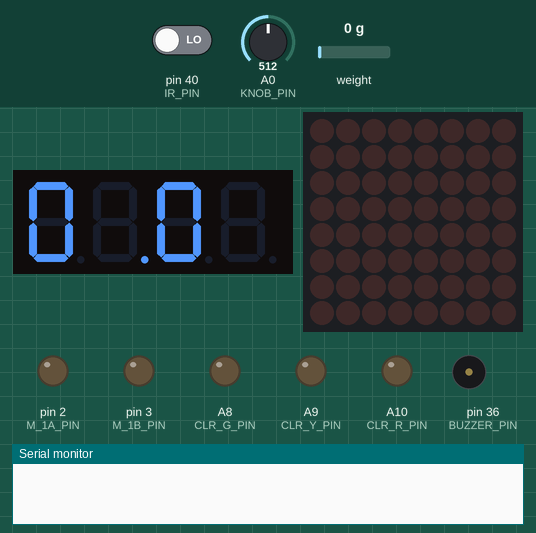
Simulated run of this sketch. Board: Arduino Mega 2560, built with avr-gcc and run on an emulated ATmega2560. On the bench: 4-digit seven-segment display, 8×8 LED matrix, output pins drawn as LEDs (lit = HIGH), buzzer (waves = sounding), the last lines printed to the serial monitor. Dashed ring = blinking. The test bench sets the inputs (shaded band); at power-on: pin 40 (IR_PIN) LOW, A0 (KNOB_PIN) = 512, weight on the scale 0 g.

Above: at 5.1 s.
5.2 s: pin 40 (IR_PIN) driven HIGH
At 6.3 s:
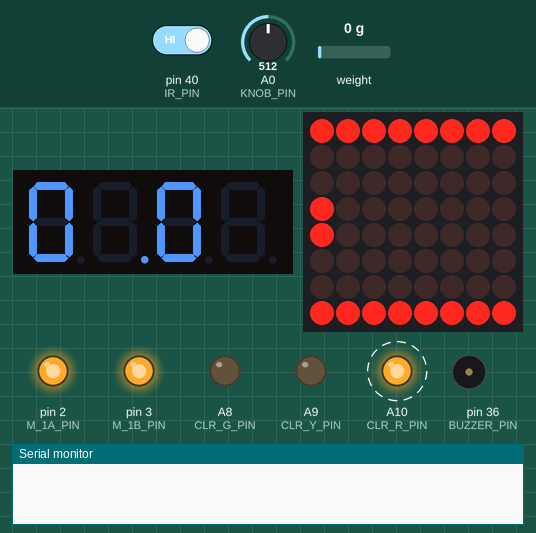
9.3 s: pin 40 (IR_PIN) driven LOW
At 10.3 s:
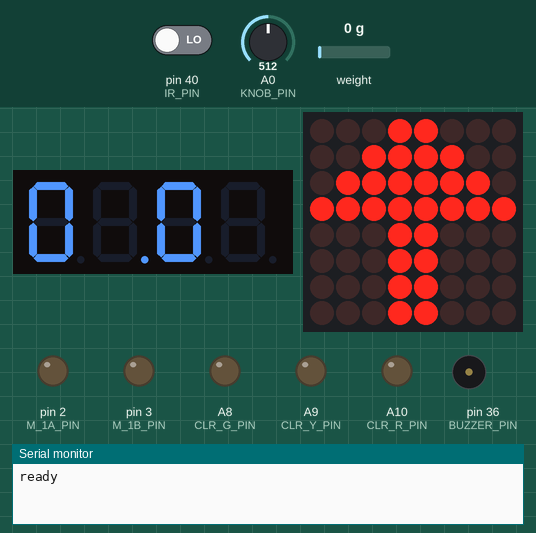
13.0 s: pin 40 (IR_PIN) driven HIGH
At 14.3 s:
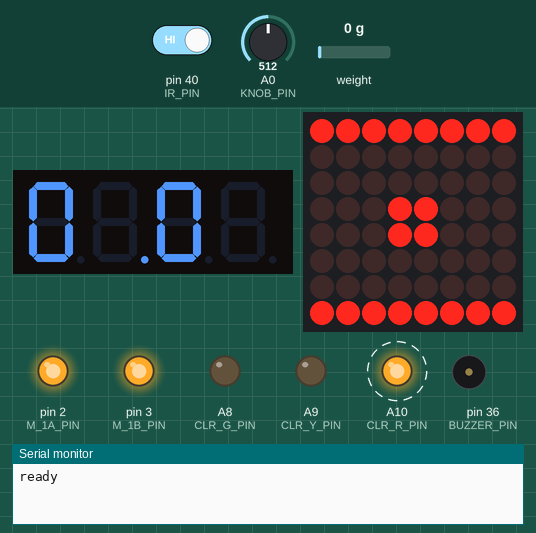
17.1 s: A0 (KNOB_PIN) set to 0
At 18.4 s:
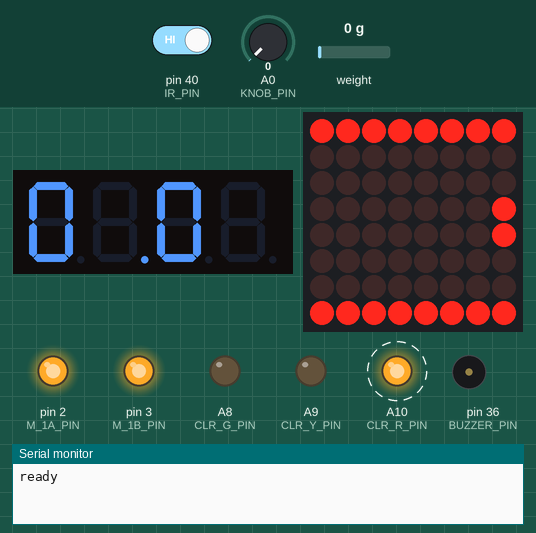
21.2 s: weight on the scale set to 4 g
At 22.4 s:
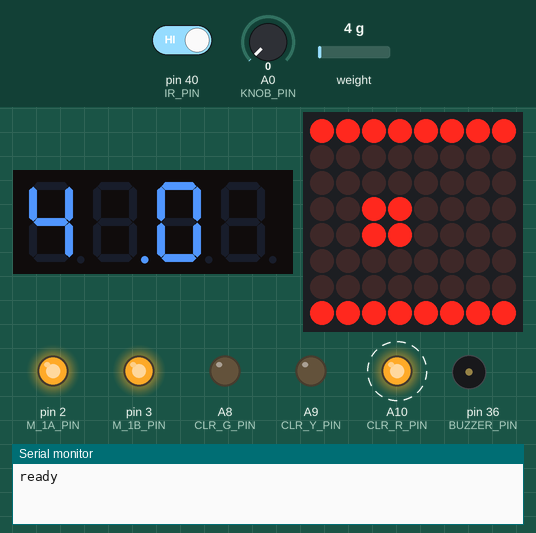
25.3 s: weight on the scale set to 7 g
At 26.5 s:
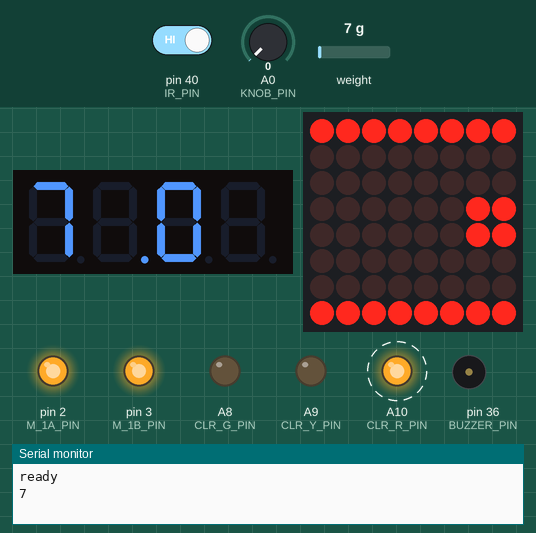
Timing chart, 0 to 30.4 s (numbered marks = the images above; inputs shaded):
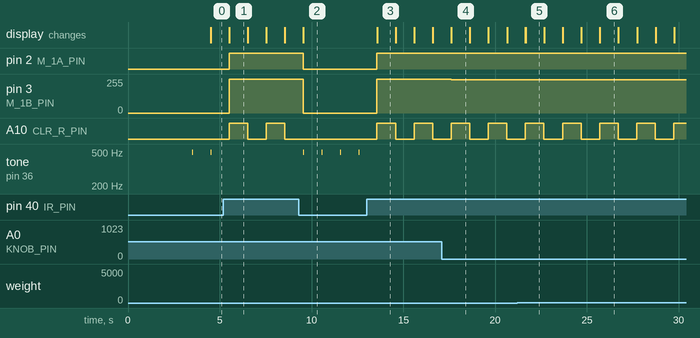

The sketch:

SmartFactoryEx3.ino
```cpp
/*****************************************************
 * SmartFactoryEx3.ino
 * 目的:
 *  測試智慧工廠範例三功能 - 透過機器人實現智慧工廠物件重量分類應用
 *  放置物件於輸送帶上,待物件到達輸送帶定位點,被紅外線感測器偵測到後,
 *  會停止輸送帶,並通知樹莓派機器人至定位點位置,夾取物件放置於重量感測器位置
 * 方法:
 *  紅外線感測器 + 8*8矩陣LED + 輸送帶模組 + 三色指示燈 + 蜂鳴器 + 旋轉電位器 + 重量感測器
 * 步驟:
 *  直接執行程式
 * 結果:
 *  1.剛開始,開啟輸送帶運轉
 *  2.三色指示燈紅燈0.5秒閃爍一次
 *  3.8*8矩陣LED顯示物件在輸送帶上傳送示意圖
 *  4.但若紅外線感測器偵測物件到達輸送帶定位點,則命輸送帶停止運轉
 *  5.發出嗶嗶嗶持續短音
 *  6.8*8矩陣LED顯示一向上箭頭符號,通知樹莓派機器人,
 *  7.待機器人取走物件後,放置於重量感測器上,則回到步驟1
 *  8.重量感測器顯示物體重量值(克)
*****************************************************/
#include "pitches.h"   //掛載矩陣LED箭頭圖形
#include <LedControl.h>//掛載矩陣LED標頭檔

#include "HX711.h"     //掛載重量感測器標頭檔
#include <Wire.h>
#include <TM1650.h>    //掛載數字顯示器標頭檔

//===== Arduino控制腳位宣告區 =================================
#define M_1A_PIN   2   //定義輸送帶方向控制腳位連接至2腳
#define M_1B_PIN   3   //定義輸送帶速度控制腳位連接至3腳
#define WH_DT_Pin  4   //定義重量感測器資料腳位連接至4腳
#define WH_SCK_Pin 5   //定義重量感測器時序腳位連接至5腳
#define BUZZER_PIN 36  //定義蜂鳴器輸出腳位連接至36腳
#define IR_PIN     40  //定義紅外線感測器腳位連接至40腳

#define LED_DIN    42  //定義矩陣LED資料腳位連接至42腳
#define LED_CS     44  //定義矩陣LED致能腳位連接至44腳
#define LED_CLK    46  //定義矩陣LED時序腳位連接至46腳

#define KNOB_PIN   A0  //定義旋轉電位器腳位連接至A0腳

#define CLR_R_PIN  A10 //定義紅色指示燈腳位連接至A10腳
#define CLR_Y_PIN  A9  //定義黃色指示燈腳位連接至A9腳
#define CLR_G_PIN  A8  //定義綠色指示燈腳位連接至A8腳


const int WH_factor = 4200; //定義重量感測器比例參數

//矩陣LED圖形
const uint64_t IMAGES[] = {
  0xff000001010000ff, 0xff000003030000ff, 0xff000006060000ff,
  0xff00000c0c0000ff, 0xff000018180000ff, 0xff000030300000ff,
  0xff000060600000ff, 0xff0000c0c00000ff, 0xff000080800000ff,
  0x18181818ff7e3c18
};
const int IMAGES_LEN = sizeof(IMAGES)/8;

//宣告矩陣LED物件
LedControl ledctrl = LedControl(LED_DIN, LED_CLK, LED_CS);
HX711 whScale;  //宣告重量感測器物件
TM1650 disp;    //宣告數字顯示器物件

//設定輸送帶前進速度(0~255)
int fwdSpeed = 10;

//設定蜂鳴器音頻
int notes[] = { NOTE_A4, NOTE_B4, NOTE_C3 };

//中斷更新時間0.5s
int delay_time = 500;
unsigned long delayStart = 0;

//事件旗標
bool isObjDetected = false;
bool delayRunning = false;
bool isNotify = false;
bool isObjTaken = false;


/************************* 初始設定 *********************/
void setup()
{
  pinMode(M_1A_PIN, OUTPUT);   //設定輸送帶M_1A_PIN為輸出接腳
  pinMode(M_1B_PIN, OUTPUT);   //設定輸送帶M_1B_PIN為輸出接腳

  pinMode(IR_PIN, INPUT);      //設定紅外線感測器IR_PIN為輸入接腳

  pinMode(BUZZER_PIN, OUTPUT); //設定蜂鳴器BUZZER_PIN為輸出接腳

  pinMode(KNOB_PIN, INPUT);    //設定旋轉電位器NOB_PIN為輸入接腳

  pinMode(CLR_R_PIN, OUTPUT);  //設定三色指示燈CLR_R為輸出接腳
  pinMode(CLR_Y_PIN, OUTPUT);  //設定三色指示燈CLR_Y為輸出接腳
  pinMode(CLR_G_PIN, OUTPUT);  //設定三色指示燈CLR_G為輸出接腳

  digitalWrite(M_1A_PIN, LOW); //設定輸送帶反向
  digitalWrite(M_1B_PIN, LOW); //設定輸送帶停止

  ledctrl.clearDisplay(0);     //矩陣LED畫面清除
  ledctrl.shutdown(0, false);
  ledctrl.setIntensity(0, 5);  //設定矩陣LED亮度

  Wire.begin();
  disp.init();                 //初始化數字顯示器物件

  whScale.begin(WH_DT_Pin,
                WH_SCK_Pin);   //初始化重量感測器物件
  whScale.set_scale(WH_factor);//設定重量感測器比例參數
  whScale.tare();              //設定重量感測器歸零
  delay(2000);                 //延遲2秒

  Serial.begin(9600);

  delayStart = millis();       //取得當前系統時間
  delayRunning = true;
}

/************************* 主程式 ***********************/
int i = 0;
int k = 0;
void loop()
{
  //輸送帶速度控制
  TunningConyVel();

  //每0.5秒執行中斷一次
  if (delayRunning && (millis()- delayStart) >= delay_time)
  {
    //重置delay時間
    delayStart += delay_time;

    //物件偵測?
    isObjDetected = IRDetect();
    if (isObjDetected == true)
    {
      if (k<3)
        k++;
    }else
    {
      //輸送帶持續運行
      forward();

      //三色指示燈紅燈閃爍
      digitalWrite(CLR_R_PIN, !digitalRead(CLR_R_PIN));

      //LED矩陣圖形輸出
      displayImage(IMAGES[i]);
      if (++i >= IMAGES_LEN-1 ) {
        i = 0;
      }
    }

    //確定物件已經到達定位
    if (k==3)
    {
      if (isNotify)
      {
        //目標物取走,重置系統狀態旗標
        k=0;
        isNotify = false;
      }
      else
      {
        // 確定物件到達定位點
        stopConveyor();
        displayImage(IMAGES[9]);
        Serial.println("ready"); //通知手臂夾取物件,謹此一次
        isNotify = true;
      }
    }

    //讀取重量值，10的意思是取10次的平均重量
    float weight = whScale.get_units(10);
    //透過數字顯示器顯示重量值
    char line[6];
    dtostrf(weight, 3, 1, line);
    disp.displayString(line);
    //如果感測到重量,回傳至樹梅派
    if(weight > 5) {
      Serial.println((int)weight);
    }
  }
}

/*********** 矩陣LED顯示函數 ****************************/
void displayImage(uint64_t image)
{
  for (int i = 0; i < 8; i++)
  {
    byte row = (image >> i * 8) & 0xFF;

    for (int j = 0; j < 8; j++)
    {
      ledctrl.setLed(0, i, j, bitRead(row, j));
    }
  }
}

/*********** 輸送帶速度調整函數 *************************/
void TunningConyVel()
{
  int data = analogRead(KNOB_PIN);
  int val = map(data, 0, 1023, 254, 0);
  fwdSpeed = 255 - val + 250; //向左調,速度變小;反之,速度變大
}

/*********** 輸送帶停止函數 ****************************/
void stopConveyor()
{
  digitalWrite(M_1A_PIN, LOW);
  digitalWrite(M_1B_PIN, LOW);
}

/*********** 輸送帶正向運轉函數 ************************/
void forward()
{
  digitalWrite(M_1A_PIN, HIGH);
  analogWrite(M_1B_PIN, fwdSpeed);
}

/*********** 紅外線感測器物件偵測函數 *******************/
bool IRDetect()
{
  //讀取紅外線感測器數位狀態(0或1)
  int IR_value= digitalRead(IR_PIN);

  if (IR_value == 1)
  {
    return false;                   //沒有偵測到物件
  }
  else
  {
    tone(BUZZER_PIN, notes[1], 20); //偵測到物件並發出嗶聲
    return true;
  }
}
```

pitches.h
```cpp
/*************************************************
   Public Constants
 *************************************************/

#define NOTE_B0  31
#define NOTE_C1  33
#define NOTE_CS1 35
#define NOTE_D1  37
#define NOTE_DS1 39
#define NOTE_E1  41
#define NOTE_F1  44
#define NOTE_FS1 46
#define NOTE_G1  49
#define NOTE_GS1 52
#define NOTE_A1  55
#define NOTE_AS1 58
#define NOTE_B1  62
#define NOTE_C2  65
#define NOTE_CS2 69
#define NOTE_D2  73
#define NOTE_DS2 78
#define NOTE_E2  82
#define NOTE_F2  87
#define NOTE_FS2 93
#define NOTE_G2  98
#define NOTE_GS2 104
#define NOTE_A2  110
#define NOTE_AS2 117
#define NOTE_B2  123
#define NOTE_C3  131
#define NOTE_CS3 139
#define NOTE_D3  147
#define NOTE_DS3 156
#define NOTE_E3  165
#define NOTE_F3  175
#define NOTE_FS3 185
#define NOTE_G3  196
#define NOTE_GS3 208
#define NOTE_A3  220
#define NOTE_AS3 233
#define NOTE_B3  247
#define NOTE_C4  262
#define NOTE_CS4 277
#define NOTE_D4  294
#define NOTE_DS4 311
#define NOTE_E4  330
#define NOTE_F4  349
#define NOTE_FS4 370
#define NOTE_G4  392
#define NOTE_GS4 415
#define NOTE_A4  440
#define NOTE_AS4 466
#define NOTE_B4  494
#define NOTE_C5  523
#define NOTE_CS5 554
#define NOTE_D5  587
#define NOTE_DS5 622
#define NOTE_E5  659
#define NOTE_F5  698
#define NOTE_FS5 740
#define NOTE_G5  784
#define NOTE_GS5 831
#define NOTE_A5  880
#define NOTE_AS5 932
#define NOTE_B5  988
#define NOTE_C6  1047
#define NOTE_CS6 1109
#define NOTE_D6  1175
#define NOTE_DS6 1245
#define NOTE_E6  1319
#define NOTE_F6  1397
#define NOTE_FS6 1480
#define NOTE_G6  1568
#define NOTE_GS6 1661
#define NOTE_A6  1760
#define NOTE_AS6 1865
#define NOTE_B6  1976
#define NOTE_C7  2093
#define NOTE_CS7 2217
#define NOTE_D7  2349
#define NOTE_DS7 2489
#define NOTE_E7  2637
#define NOTE_F7  2794
#define NOTE_FS7 2960
#define NOTE_G7  3136
#define NOTE_GS7 3322
#define NOTE_A7  3520
#define NOTE_AS7 3729
#define NOTE_B7  3951
#define NOTE_C8  4186
#define NOTE_CS8 4435
#define NOTE_D8  4699
#define NOTE_DS8 4978
```

Measured:
- the behaviour switches between 5 and 6 g on weight on the scale (found by bisection; images 5 and 6)
- after the input at 5.2 s, pin 2 (M_1A_PIN): LOW → HIGH after 0.30 s; pin 3 (M_1B_PIN): 0/255 → 255/255 after 0.30 s; A10 (CLR_R_PIN): alternates HIGH for 1.0 s and LOW for 1.0 s, starting after 0.30 s; tone on pin 36 (BUZZER_PIN): stops changing and stays silent; the display: changes after 0.31 s (image 1)
- after the input at 9.3 s, pin 2 (M_1A_PIN): HIGH → LOW after 0.25 s; pin 3 (M_1B_PIN): 255/255 → 0/255 after 0.25 s; A10 (CLR_R_PIN): stops changing and stays LOW; tone on pin 36 (BUZZER_PIN): alternates 494 Hz for 0.02 s and silent for 0.98 s, starting after 0.25 s; the display: changes after 0.26 s (image 2)
- after the input at 13.0 s, pin 2 (M_1A_PIN): LOW → HIGH after 0.56 s; pin 3 (M_1B_PIN): 0/255 → 255/255 after 0.56 s; A10 (CLR_R_PIN): alternates HIGH for 1.0 s and LOW for 1.0 s, starting after 0.56 s; tone on pin 36 (BUZZER_PIN): stops changing and stays silent; the display: changes after 0.57 s (image 3)
- after the input at 17.1 s, pin 3 (M_1B_PIN): 255/255 → 251/255 after 0.51 s
- by itself, tone on pin 36 (BUZZER_PIN): alternates 494 Hz for 0.02 s and silent for 0.98 s
- what the display in image 1 shows lasts 1.0 s, from 5.5 s to 6.5 s
